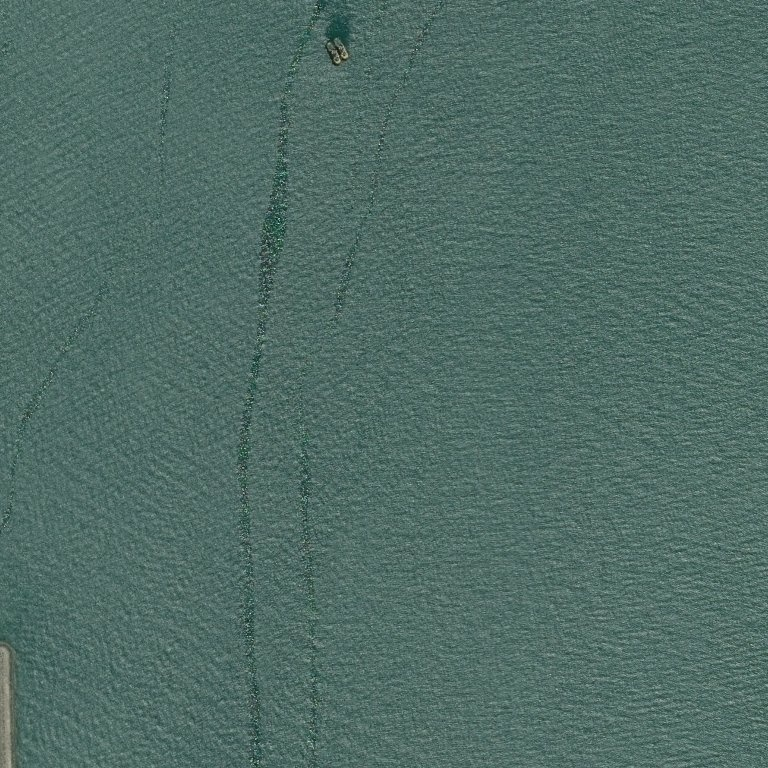
#> input picture airbus_ship_detection/data/0002756f7.jpg, 768 x 768 px; its folder holds 4 pictures in this run
$ jupyter execute --allow-errors length_decoding.ipynb   (shell and % lines are left out)   (Python 2 division)
#> lines starting #> are read from the running program, lines starting #| are printed output that depends on the picture
[cell 1]
import numpy as np
import pandas as pd
import matplotlib.pyplot as plt
import matplotlib.image as mpimg
from os import listdir

[cell 2]
samples = list(
    filter(
        lambda f: f.endswith("jpg"),
        listdir("data/")
    )
)

sample_masks = pd.read_csv('data/sample_ship_segmentations.csv')
#> (reads airbus_ship_detection/data/sample_ship_segmentations.csv from the repository)
sample_masks.head()

[cell 3]
def rle_decode(mask_rle, shape=(768,768)):
    '''
    mask_rle: run-length as string formated (start length)
    shape: (height,width) of array to return
    Returns numpy array, 1 - mask, 0 - background

    '''
    s = mask_rle.split()
    starts, lengths = [np.asarray(x, dtype=int) for x in (s[0:][::2], s[1:][::2])]
    # s[0:][::2] get pixels array; s[1:][::2] get lengths array
    starts -= 1
    ends = starts + lengths
    mask = np.zeros(shape[0]*shape[1], dtype=np.uint8)
    for lo, hi in zip(starts, ends):
        mask[lo:hi] = 1
    return mask.reshape(shape).T # Needed to align to RLE direction

[cell 4]
def show_sample_seg(img_id, encoded_masks):
#> called with img_id = '0002756f7.jpg'
    img = mpimg.imread('data/' + img_id)
#> img is the input picture: shape (768, 768, 3); mean R, G, B 79.6, 108.5, 101.8
    img_masks = encoded_masks.loc[encoded_masks['ImageId'] == img_id, 'EncodedPixels'].tolist()
    all_masks = np.zeros((768,768))

    for mask in img_masks:
        all_masks += rle_decode(mask)

    fig, axarr = plt.subplots(1, 3, figsize=(15, 40))
    axarr[0].axis('off')
    axarr[1].axis('off')
    axarr[2].axis('off')
    axarr[0].set_title('Original')
    axarr[1].set_title('Mask')
    axarr[2].set_title('Segmentation')
    axarr[0].imshow(img)
    axarr[1].imshow(all_masks)
    axarr[2].imshow(img)
    axarr[2].imshow(all_masks, alpha=0.4)
    plt.tight_layout(h_pad=0.1, w_pad=0.1)
    plt.show()
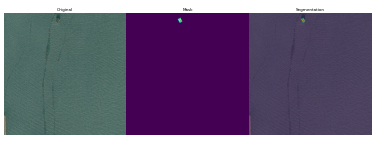
#> figure drawn by matplotlib, 3 panels
